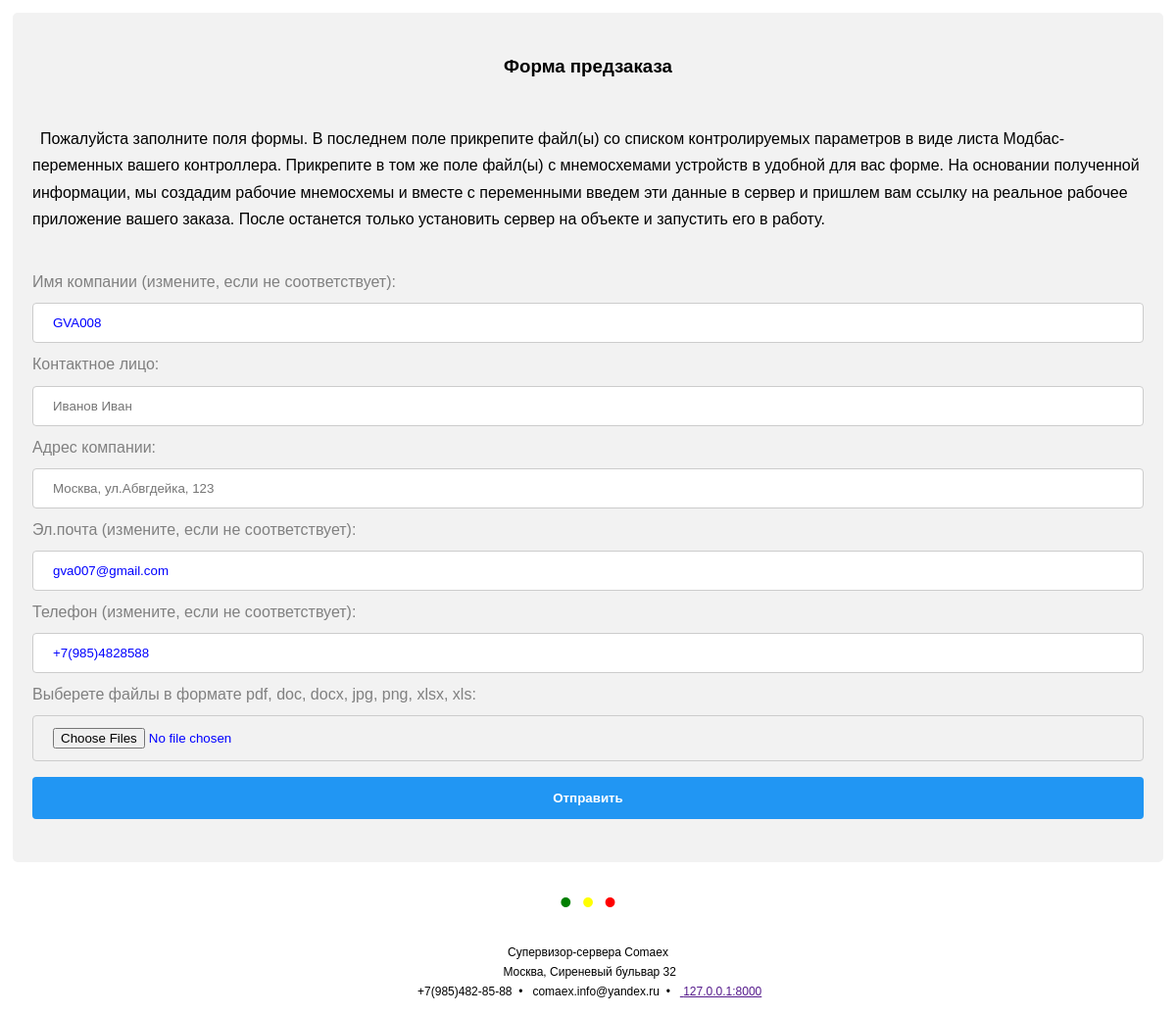
/email/preorder/f237123368874c0d8dc3f6c8f838b09c, run on an earlier commit of the app's database.
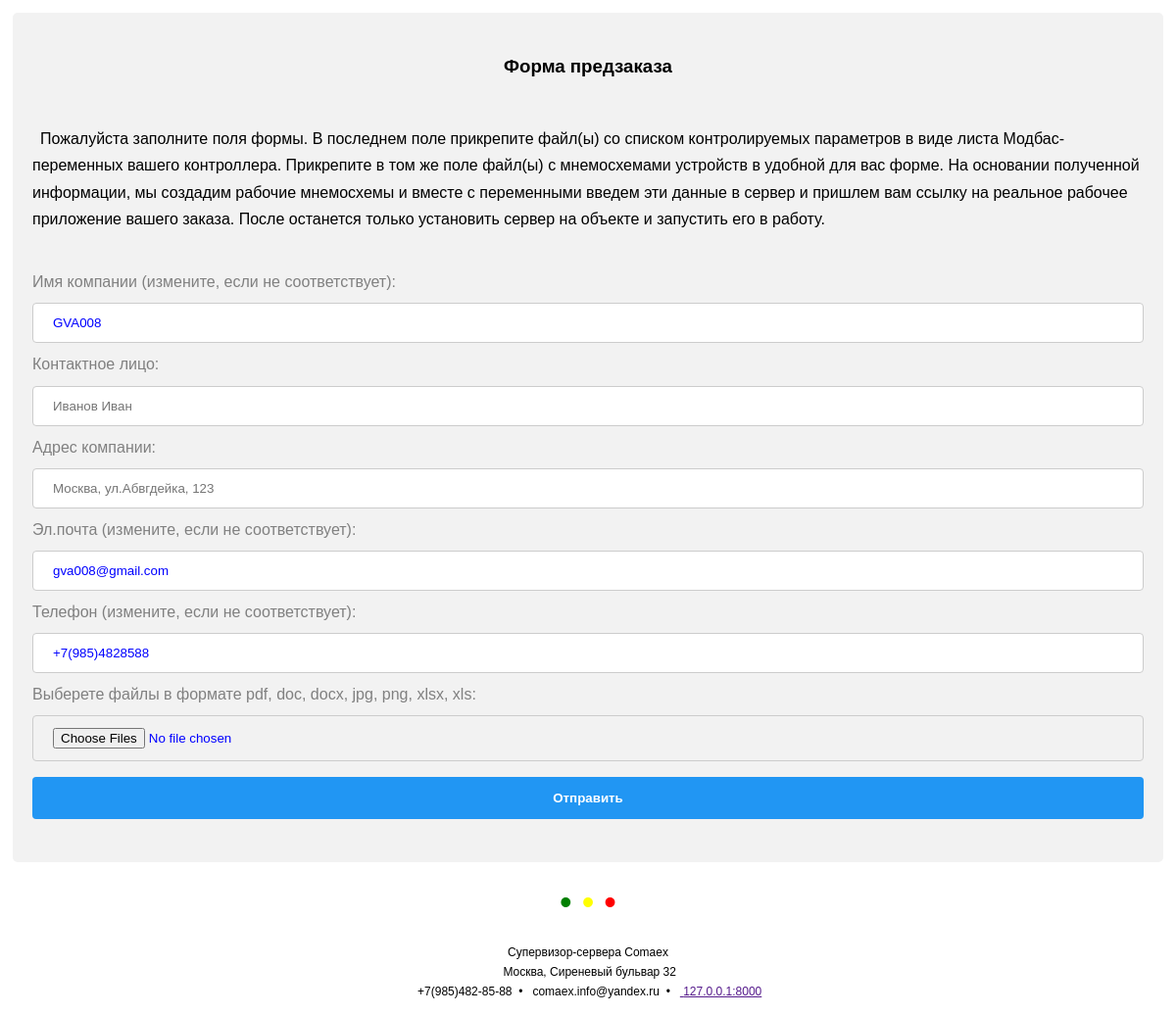
And on a later commit of the database.
### clients/models.py (models this page shows, shortened)
class Clients(models.Model):
    uuid           = models.UUIDField(primary_key=True, default=uuid.uuid4, editable=False,
                                      help_text=_("Номер UUID"))
    company        = models.CharField(max_length=120, verbose_name=_('Имя компании'))
    slug           = models.SlugField(unique=False, verbose_name=_('Слаг'), help_text=_("Слаг.."))
    address        = models.CharField(max_length=240, blank=True, verbose_name=_('Адрес компании'))
    email          = models.EmailField(max_length=120, unique=True,  verbose_name=_('Эл.почта'))
    email2         = models.EmailField(max_length=120, blank=True, null=True, verbose_name=_('Эл.почта2'))
    phone          = models.CharField(max_length=120, blank=True, verbose_name=_('Телефон'))
    about          = models.TextField(max_length=500, blank=True, verbose_name=_('О компании'))
    area           = models.CharField(max_length=120, blank=True, verbose_name=_('Сфера деятельности'))
    category       = models.CharField(max_length=30, default='HVAC', choices=settings.CATEGORIES,
                                      verbose_name=_('Категория'), help_text=_("Выберете категорию деятельности"))
    persons        = models.CharField(max_length=120, blank=True, verbose_name=_('Лица компании'))
    created        = models.DateTimeField(auto_now_add=True, verbose_name=_('Создана'))
    enable_mailing = models.BooleanField(default=True, verbose_name=_('Разрешить рассылку'))
    interested     = models.BooleanField(default=False, verbose_name=_('Клиент заинтересован'))
    counter        = models.PositiveSmallIntegerField(default=0, verbose_name=_('Счетчик  отправок'),
                                                      help_text=_("Количество оправленных писем"))
    error_mailing  = models.CharField(max_length=360, blank=True, default='Ошибок нет',
                                      verbose_name=_('Отчет об ошибке отправки'))
    file           = models.FileField(upload_to=upload_image_path, blank=True, null=True,
                                      verbose_name=_('Файл'), help_text=_("Файл данных от клиента"))
    filepath       = models.FilePathField(path='/static/uploads/', blank=True, null=True)
    flag           = models.BooleanField(default=False, verbose_name=_('Флаг'))
    objects = ClientsManager()
    class Meta:
        app_label = 'clients'
        verbose_name = _('Клиенты')
        verbose_name_plural = _('Клиенты')

### clients/views.py (the view, shortened to what this page needs)
# urls.py: path('preorder/<uuid>', ClientsPreorderView.as_view(), name='preorder'),
class ClientsPreorderView(RequestFormAttachMixin, FormView):
    form_class = PreorderForm
    template_name = 'base/preorder.html'
    def get_context_data(self, *args, **kwargs):
        context = super(ClientsPreorderView, self).get_context_data(*args, **kwargs)
        context['introduction'] = mark_safe(settings.INTRODUCTION)
        return get_common_context(context)

### clients/views.py (called while the page is built)
def get_common_context(context):
    msg = settings.MSG
    context['title'] = msg['title']
    context['addr'] = msg['addr']
    context['mobile'] = msg['mobile']
    context['mail'] = msg['mail']
    context['domain'] = msg['domain']
    return context

### mysite/mixins.py (called while the page is built)
    def get_form_kwargs(self):
        kwargs = super(RequestFormAttachMixin, self).get_form_kwargs()
        kwargs['request'] = self.request
        return kwargs

### mysite/base/templates/base/preorder.html (shortened to what this page needs)
{% extends "base/alert.html" %}
{% load i18n %}
{% block core %}
<td>
    <div class="container">
    <h3>Форма предзаказа</h3>
      <form method='POST' enctype="multipart/form-data" style="padding-top:16px">
          <p>{{introduction}}</p><br>
       {% for field in form %}
          {{ field.label_tag }}
               {{ field }}
       {% endfor %}
        <input type="submit" value="Отправить"><br>
  </form>
    </div>
</td>
{% endblock core %}

What changed in the data, as far as the page shows it:
changed Clients "GVA008": email2 "gva007@gmail.com" → "gva008@gmail.com"
